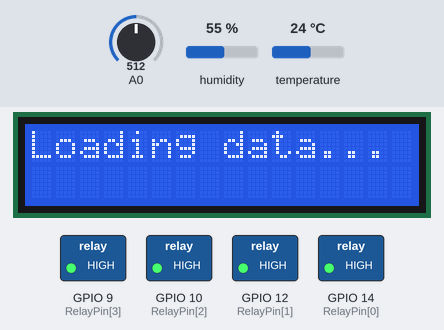
Bench run of a sketch on a simulated ESP8266 (NodeMCU). On the bench: 16×2 character LCD, switched loads named in the sketch (green lamp = pin HIGH). The inputs (shaded band) are chosen by the test bench; at power-on: A0 = 512, humidity 55 %, temperature 24 °C. WiFi joins after 1.5 s; servers stay silent unless stated; the local clock reads 2024-03-15 10:24:30 at power-on unless the sketch sets it; storage starts empty; no MQTT or app messages arrive unless stated; what the sketch prints to the serial monitor is not drawn.

Above: at 3.7 s.
At 9.8 s:
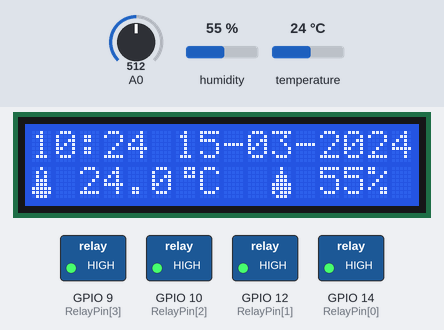
9.9 s: A0 set to 880
11.4 s: A0 set to 902
At 12.1 s:
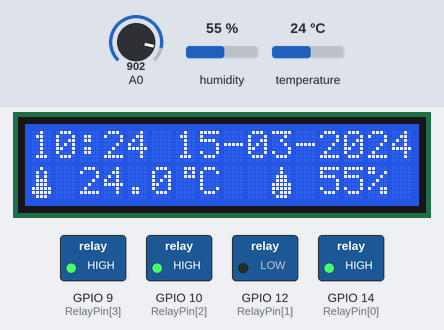
12.9 s: humidity set to 22 %
At 16.0 s:
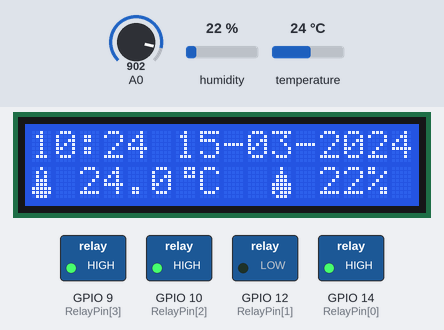
16.3 s: A0 set to 998
17.8 s: A0 set to 1016
At 18.1 s:
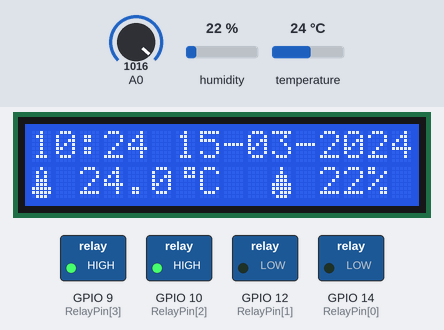
19.3 s: temperature set to 12 °C
At 22.2 s:
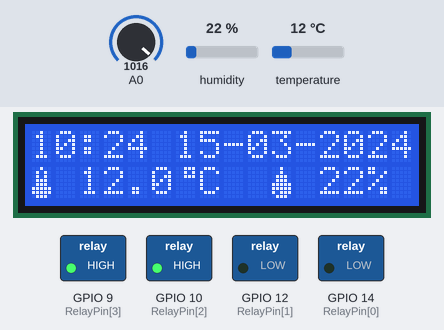
Timing chart, 0 to 23.7 s (numbered marks = the images above; inputs shaded):
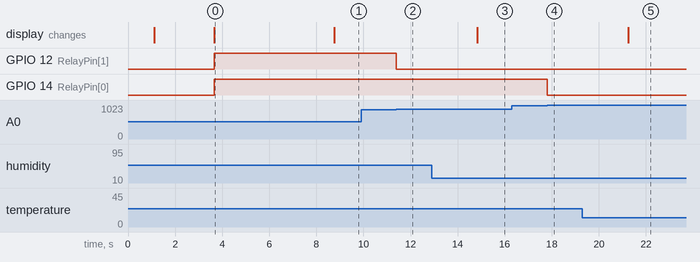

Measured:
- the behaviour switches between 890 and 891 on A0 (found by bisection; images 1 and 2)
- the behaviour switches between 1015 and 1016 on A0 (found by bisection; images 3 and 4)
- after the input at 9.9 s, every drawn part: stays the same
- after the input at 11.4 s, GPIO 12 (RelayPin[1]): HIGH → LOW at once
- after the input at 12.9 s, the display: changes after 1.9 s (image 3)
- after the input at 16.3 s, every drawn part: stays the same
- after the input at 17.8 s, GPIO 14 (RelayPin[0]): HIGH → LOW at once
- after the input at 19.3 s, the display: changes after 1.9 s (image 5)
- what the display in image 0 shows lasts 5.1 s, from 3.7 s to 8.8 s

The sketch:

NodeMCU.ino
```cpp
#include <ESP8266WiFi.h>
#include <PubSubClient.h>
#include <time.h>
#include <FS.h>
#include <LittleFS.h>
#include <CertStoreBearSSL.h>
#include <DHT.h>
#include <Wire.h>
#include <LiquidCrystal_I2C.h>

#define DHTPIN 13 // what digital pin(D7) we're connected to DHT
#define DHTTYPE DHT11 // DHT 11
#define physics_button 1
#define virtual_button 2

#define RTCMEMORYSTART 65
#define RTCMEMORYLEN 127
#define WRITE 1
#define READ 0

extern "C" {
#include "user_interface.h" // this is for the RTC memory read/write functions
}
int buckets;
bool toggleFlag;


// define the GPIO connected with Relays
# define ON 0
# define OFF 1
const int NumOfRelays = 4;
const int RelayPin[] = {14,12,10,9}; // D5, D6, SD3, SD2
bool RelayState[] = {OFF,OFF,OFF,OFF}; // //Define integer to remember the toggle state for relay 1, 2, 3, 4 ( ON_0 / OFF_1 )

int i=0;
int state, old = 0;

DHT dht(DHTPIN, DHTTYPE);
LiquidCrystal_I2C lcd(0x27,16,2);  // set the LCD address to 0x27 for a 16 chars and 2 line display

byte degree[8] = {
  B00111,
  B00101,
  B00111,
  B00000,
  B00000,
  B00000,
  B00000,
  B00000
};
byte icon_temp[8] = {
  B00100,
  B01010,
  B01010,
  B01110,
  B01110,
  B11111,
  B11111,
  B01110,
};
byte icon_humid[8] = {
  B00100,
  B00100,
  B01110,
  B01110,
  B11111,
  B11111,
  B10111,
  B01110
};


// These values use for connecting home's wifi and hiveMQ
const char* ssid = "Tony";
const char* password = "buihuy0866689";
const char* mqtt_server = "1af8e2f5e0ae40308432e82daf1071e0.s1.eu.hivemq.cloud";

// A single, global CertStore which can be used by all connections.
// Needs to stay live the entire time any of the WiFiClientBearSSLs
// are present.
BearSSL::CertStore certStore;

WiFiClientSecure espClient;
PubSubClient * client;
unsigned long lastMsg = 0;
#define MSG_BUFFER_SIZE (500)
char t_msg[MSG_BUFFER_SIZE], h_msg[MSG_BUFFER_SIZE];
char relay_msg[MSG_BUFFER_SIZE];
unsigned int analog_val = 0, print_time = 20;
time_t wake_up_time;


void setup_wifi() {
  delay(10);
  // We start by connecting to a WiFi network
  Serial.println();
  Serial.print("Connecting to ");
  Serial.println(ssid);

  WiFi.mode(WIFI_STA);
  WiFi.begin(ssid, password);

  while (WiFi.status() != WL_CONNECTED) {
    delay(500);
    Serial.print(".");
  }

  randomSeed(micros());

  Serial.println("");
  Serial.println("WiFi connected");
  Serial.println("IP address: ");
  Serial.println(WiFi.localIP());
}


void setDateTime() {
  configTime(3600*7, 0, "pool.ntp.org");    //connect to NTP server (Network Time Protocol)
  Serial.print("Waiting for NTP time sync: ");
  Serial.println();
  delay(1000);

  time_t now;
  struct tm * timeinfo;
  time (&now);
  timeinfo = localtime (&now);
  Serial.println(asctime(timeinfo));
  wake_up_time = now;
}


//Check the time, display it, and set the deep sleep mode from 0 AM to 5 AM
void time_control()
{
  //get time from NTP server
  time_t now;
  struct tm * timeinfo;
  time (&now);
  timeinfo = localtime (&now);

  //Set deep sleep mode from 00:00 am to 5:00 am
  if((timeinfo->tm_hour < 5) && ((now-wake_up_time) > 600)) {
    lcd.clear();
    lcd.setCursor(0,0);
    lcd.print("Deep Sleep Mode");
    lcd.setCursor(0,1);
    lcd.print("  0 AM to 5 AM");
    Serial.println("Deep Sleep Mode");
    delay(5000);
    unsigned int time_sleep = (5 - timeinfo->tm_hour)*60 - timeinfo->tm_min;

    RTC_memory(WRITE);
    ESP.deepSleep(time_sleep*60e6);
  }

  //Display the time on the LCD screen
  lcd.setCursor(0,0);
  if(timeinfo->tm_hour < 10) lcd.print("0");
  lcd.print(timeinfo->tm_hour);
  lcd.print(":");
  if(timeinfo->tm_min < 10) lcd.print("0");
  lcd.print(timeinfo->tm_min);
  lcd.print(" ");
  if(timeinfo->tm_mday < 10) lcd.print("0");
  lcd.print(timeinfo->tm_mday);
  lcd.print("-");
  if(timeinfo->tm_mon < 10) lcd.print("0");
  lcd.print(timeinfo->tm_mon +1);
  lcd.print("-");
  lcd.print(timeinfo->tm_year +1900);
}


// read/write data on RTC memory
void RTC_memory(bool flag){
  if (flag == WRITE) {
    for (i = 0; i < NumOfRelays; i++) {
      int rtcPos = RTCMEMORYSTART + i * buckets;
      system_rtc_mem_write(rtcPos, &RelayState+i, 1);
      toggleFlag = false;
      system_rtc_mem_write(64, &toggleFlag, 1);
      yield();
    }
    Serial.println("Writing RTC memory done");
  }
  else {
    for (i = 0; i < NumOfRelays; i++) {
      int rtcPos = RTCMEMORYSTART + i * buckets;
      system_rtc_mem_read(rtcPos, &RelayState+i, sizeof(bool));
      toggleFlag = true;
      system_rtc_mem_write(64, &toggleFlag, 1);
      yield();
    }
    Serial.println("Reading RTC memory done");
  }
}


//Send all relays state to the server when connecting
void updateServer() {
    for(i=0; i<NumOfRelays; i++) {
      snprintf(relay_msg, MSG_BUFFER_SIZE, "ctrl %d %d", i+1, !RelayState[i]);
      client->publish("scs/home1", relay_msg);
    }

    // Hưng coded this line
    client->publish("scs/home1", "updated");
}


// Turn relay ON/OFF
void relayOnOff(int relay, int source) {
  if(RelayState[relay] == OFF) {
    digitalWrite(RelayPin[relay], LOW);     //turn the relay on
    snprintf(relay_msg, MSG_BUFFER_SIZE, "ctrl %d 1", relay+1);
    if(source == physics_button) {
      Serial.print("Publish message: [");
      Serial.print(relay_msg);
      Serial.print("] \n");
      client->publish("scs/home1", relay_msg);
    }
    RelayState[relay] = ON;
    Serial.printf("Device %d ON\n",relay+1);
  }
  else {
    digitalWrite(RelayPin[relay], HIGH);    //turn the relay off
    snprintf(relay_msg, MSG_BUFFER_SIZE, "ctrl %d 0", relay+1);
    if(source == physics_button) {
      Serial.print("Publish message: [");
      Serial.print(relay_msg);
      Serial.print("] \n");
      client->publish("scs/home1", relay_msg);
    }
    RelayState[relay] = OFF;
    Serial.printf("Device %d OFF\n",relay+1);
  }
}


// Control relays via physical buttons
int PushButtons(int analog_val) {
  if (analog_val < 100) return 0;
  else if (analog_val > 310 && analog_val < 354) {
    return 4;
  }
  else if (analog_val > 610 && analog_val < 640) {
    return 3;
  }
  else if (analog_val > 890 && analog_val < 940) {
    return 2;
  }
  else if (analog_val > 1015 && analog_val < 1030) {
    return 1;
  }
  else return 0;
}


// Send temperature, humidity to HiveMQ and display them on LCD screen
void data_processing(float t, float h) {
  //Display temperature on LCD
  lcd.setCursor(0,1);
  lcd.write(byte(1));
  lcd.setCursor(2,1);
  lcd.print(t,1);
  lcd.write(byte(0));
  lcd.print("C");
  if(t < 10) lcd.print(" ");

  //Display humidity on LCD
  lcd.setCursor(10,1);
  lcd.write(byte(2));
  lcd.setCursor(12,1);
  lcd.print(h,0);
  lcd.print("%");

  //Send data to HiveMQ
  snprintf(t_msg, MSG_BUFFER_SIZE, "temp %.2f", t);
  snprintf(h_msg, MSG_BUFFER_SIZE, "humid %.2f", h);
  Serial.println("Publish message: ");
  Serial.print("                 ");
  Serial.println(t_msg);
  Serial.print("                 ");
  Serial.println(h_msg);
  client->publish("scs/home1/data", t_msg);
  client->publish("scs/home1/data", h_msg);
}


// Receive messages and Control relays via wifi
void callback(char* topic, byte* payload, unsigned int length) {
  Serial.print("Message arrived [");
  Serial.print(topic);
  Serial.print("] ");
  for (i = 0; i < length; i++) {
    Serial.print((char)payload[i]);
  }
  Serial.println();

  // Switch on/off the relay if receive a message 'ctrl'
  if ((char)payload[0] == 'c' && (char)payload[1] == 't' && (char)payload[2] == 'r' && (char)payload[3] == 'l') {
    for(i=0; i<NumOfRelays; i++) {
      char tmp = i+1+'0';
      if((char)payload[5] == tmp) {  //the position of the controlled relay
        if(((char)payload[7] == '1') ^ (RelayState[i] == ON)) {
          relayOnOff(i,virtual_button);
          return;
        }
      }
    }
  } else if((char)payload[0] == 'r'){
    // Hưng update request 'r' msg
    updateServer();
  }
}


void reconnect() {
  // Loop until we’re reconnected
  while (!client->connected()) {
    Serial.print("Attempting MQTT connection…");
    String clientId = "ESP8266Client - MyClient";
    // Attempt to connect
    // Insert your password
    if (client->connect(clientId.c_str(), "scs-home1", "SCS-home1")) {
      Serial.println("connected");
      // Once connected, publish an announcement…
//      client->publish("scs/home1/", "hello world");
      // … and resubscribe
      client->subscribe("scs/home1");

    } else {
      Serial.print("failed, rc = ");
      Serial.print(client->state());
      Serial.println(" try again in 5 seconds");
      // Wait 5 seconds before retrying
      delay(5000);
    }
  }
}


void setup() {
  delay(500);
  // When opening the Serial Monitor, select 9600 Baud
  Serial.begin(115200);
  delay(500);

  lcd.init();                      // initialize the lcd
  lcd.backlight();
  lcd.createChar(0,degree);
  lcd.createChar(1,icon_temp);
  lcd.createChar(2,icon_humid);
  lcd.setCursor(0,0);
  lcd.print("Connecting to ");
  lcd.setCursor(0,1);
  lcd.print(ssid);

  LittleFS.begin();
  setup_wifi();
  setDateTime();


  // you can use the insecure mode, when you want to avoid the certificates
  //espclient->setInsecure();

  int numCerts = certStore.initCertStore(LittleFS, PSTR("/certs.idx"), PSTR("/certs.ar"));
  Serial.printf("Number of CA certs read: %d\n", numCerts);
  if (numCerts == 0) {
    Serial.printf("No certs found. Did you run certs-from-mozilla.py and upload the LittleFS directory before running?\n");
    return; // Can't connect to anything w/o certs!
  }

  BearSSL::WiFiClientSecure *bear = new BearSSL::WiFiClientSecure();
  // Integrate the cert store with this connection
  bear->setCertStore(&certStore);

  client = new PubSubClient(*bear);

  client->setServer(mqtt_server, 8883);
  client->setCallback(callback);

  dht.begin();  //initialize the DHT11 sensor

  lcd.clear();
  lcd.setCursor(0,0);
  lcd.print("Loading data...");

  // Check data on RTC memory, toggleFlag = FALSE if RTC memory has already data, cant write on
  buckets = 1;
  system_rtc_mem_read(64, &toggleFlag, 4);
  if (!toggleFlag) {
    RTC_memory(READ);
  }

  //Setting state for each relay
  for(i=0; i<NumOfRelays; i++) {
    pinMode(RelayPin[i], OUTPUT);
    digitalWrite(RelayPin[i], RelayState[i]);
  }
  updateServer();   //send all relays state to the server when connecting
  delay(5000);
}


void loop() {
  if (!client->connected()) {
    reconnect();
    updateServer();   //send all relays state to the server when reconnecting
  }
  client->loop();

  //listen to the button's state
  int cur_analog = analogRead(A0);
  state = PushButtons(cur_analog);
  if(state != old){
    if(state != 0) {
      Serial.print("Button: ");
      Serial.println(state);
      relayOnOff(state-1,physics_button);
      delay(400);
    }
    old = state;
  }

  //read DHT sensor every 3s
  unsigned long now = millis();
  if (now - lastMsg > 3000) {
    lastMsg = now;

    if(print_time > 19) {
      lcd.clear();
      time_control();
      print_time = 0;
    }
    print_time++;

    float humid = dht.readHumidity();
    float temperature = dht.readTemperature();

    if (isnan(humid) || isnan(temperature)) {
      Serial.println("Failed to read from DHT sensor!");
      return;
    }
    data_processing(temperature, humid);
  }
}
```
